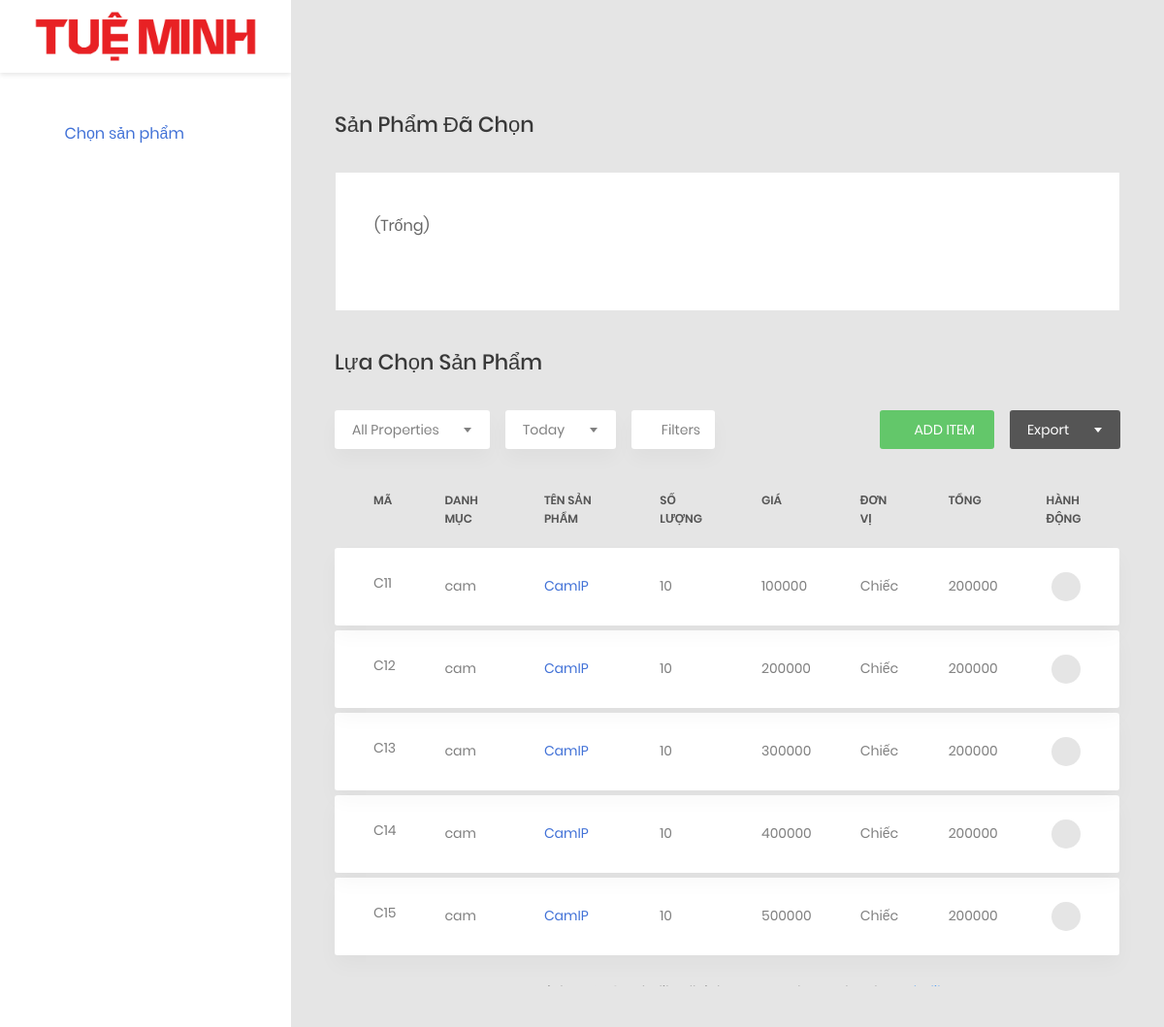
The page / on the database its author committed.
### tables this page shows
CREATE TABLE products(
	product_id int not null primary key auto_increment,
    category varchar(50),
    product_code varchar(50),
    name varchar(100),
    amount int default 0,
    price bigint,
    unit varchar(50),
    sum int
);

### app/core/Controller.php (called while the page is built, shortened)
<?php
class Controller {
    protected function model($model) {
        return new $model();
    }
    protected function view($view, $data = []) {
        require_once '../app/views/' . $view . '.php';
    }
}
?>

### app/controllers/Home.php (called while the page is built, shortened)
<?php
class Home extends Controller {
    public function index($param1= '', $param2= '', $param3= '') {
        $productModel = $this->model('ProductModel');
        $products = $productModel->all();
        $this->view('home/index', ['products' => $products]);
    }
}

### app/core/App.php (called while the page is built, shortened)
<?php
class App
{
    protected $method = 'index';
    public function __construct() {
        $url = $this->parseUrl();
        $this->controller = new $this->controller;
        $this->params = $url ? array_values($url) : [];
        call_user_func_array([$this->controller, $this->method], $this->params);
    }
}
?>

### public/index.php (called while the page is built, shortened)
<?php
$app = new App;
?>

### app/core/Database.php (called while the page is built)
<?php
class Database {
    private static $host = 'localhost';
    private static $db = 'tueminh';
    private static $user = 'root';
    private static $pw = '';
    private static function connect() {
        $pdo = new PDO('mysql:host=' . self::$host . ';dbname=' . self::$db .';charset=utf8', self::$user, self::$pw);
        $pdo->setAttribute(PDO::ATTR_DEFAULT_FETCH_MODE, PDO::FETCH_OBJ);
        $pdo->setAttribute(PDO::ATTR_EMULATE_PREPARES, false);
        return $pdo;
    }
    public static function query($query) {
        $stmt = self::connect()->prepare($query);
        $stmt->execute();
        $data = $stmt->fetchAll();
        return $data;
    }
}
?>

### app/models/ProductModel.php (called while the page is built)
<?php
class ProductModel {
    public function all () {
        $query = "SELECT * FROM products";
        return Database::query($query);
    }
}

### app/views/home/index.php (the view, shortened to what this page needs)
<!DOCTYPE html>
<html lang="en">
<head>
    <link href="css/font-face.css" rel="stylesheet" media="all">
    <link href="vendor/font-awesome-4.7/css/font-awesome.min.css" rel="stylesheet" media="all">
    <link href="vendor/font-awesome-5/css/fontawesome-all.min.css" rel="stylesheet" media="all">
    <link href="vendor/mdi-font/css/material-design-iconic-font.min.css" rel="stylesheet" media="all">
    <link href="vendor/bootstrap-4.1/bootstrap.min.css" rel="stylesheet" media="all">
    <link href="vendor/animsition/animsition.min.css" rel="stylesheet" media="all">
    <link href="vendor/bootstrap-progressbar/bootstrap-progressbar-3.3.4.min.css" rel="stylesheet" media="all">
    <link href="vendor/wow/animate.css" rel="stylesheet" media="all">
    <link href="vendor/css-hamburgers/hamburgers.min.css" rel="stylesheet" media="all">
    <link href="vendor/slick/slick.css" rel="stylesheet" media="all">
    <link href="vendor/select2/select2.min.css" rel="stylesheet" media="all">
    <link href="vendor/perfect-scrollbar/perfect-scrollbar.css" rel="stylesheet" media="all">
    <link rel="stylesheet" type="text/css" href="https://cdn.datatables.net/1.10.22/css/jquery.dataTables.css">
    <link href="css/theme.css" rel="stylesheet" media="all">
</head>
<body class="animsition">
<div class="page-wrapper">
    <aside class="menu-sidebar d-none d-lg-block">
        <div class="logo" style="border: none; background: transparent;">
            <a href="#">
                <img src="images/logo.jpg" alt="Cool Admin"/>
            </a>
        </div>
        <div class="menu-sidebar__content js-scrollbar1">
            <nav class="navbar-sidebar">
                <ul class="list-unstyled navbar__list">
                    <li class="active has-sub">
                        <a class="js-arrow" href="#">
                            <i class="fas fa-tachometer-alt"></i>Chọn sản phẩm</a>
                    </li>
                </ul>
            </nav>
        </div>
    </aside>
    <div class="page-container">
        <div class="main-content">
            <div class="section__content section__content--p30">
                <div class="container-fluid">
                    <div class="row">
                        <div class="col-md-12">
                            <h3 class="title-5 m-b-35">Sản phẩm đã chọn</h3>
                            <div class="task-progress" id="products-choose" data-index="0">(Trống)</div>
                        </div>
                    </div>
                    <div class="row">
                        <div class="col-md-12">
                            <h3 class="title-5 m-b-35">Lựa chọn sản phẩm</h3>
                            <div class="table-data__tool">
                                <div class="table-data__tool-left">
                                    <div class="rs-select2--light rs-select2--md">
                                    </div>
                                    <div class="rs-select2--light rs-select2--sm">
                                    </div>
                                    <button class="au-btn-filter">
                                        <i class="zmdi zmdi-filter-list"></i>filters
                                    </button>
                                </div>
                                <div class="table-data__tool-right">
                                    <button class="au-btn au-btn-icon au-btn--green au-btn--small">
                                        <i class="zmdi zmdi-plus"></i>add item
                                    </button>
                                    <div class="rs-select2--dark rs-select2--sm rs-select2--dark2">
                                    </div>
                                </div>
                            </div>
                            <div class="table-responsive table-responsive-data2">
                                <table class="table table-data2" id="product-table">
                                    <thead>
                                    <tr>
                                        <th>Mã</th>
                                        <th>Danh mục</th>
                                        <th>Tên sản phẩm</th>
                                        <th>Số lượng</th>
                                        <th>Giá</th>
                                        <th>Đơn vị</th>
                                        <th>Tổng</th>
                                        <th>Hành động</th>
                                    </tr>
                                    </thead>
                                    <tbody>
                                    <tr class="spacer"></tr>
                                    <?php
                                    if ($data['products']) {
                                        foreach ($data['products'] as $product)
                                            echo '
                                            <tr class="tr-shadow">
                                                <td>' . $product->product_code . '</td>
                                                <td>' . $product->category . '</td>
                                                <td class="desc">' . $product->name . '</td>
                                                <td>' . $product->amount . '</td>
                                                <td>' . $product->price . '</td>
                                                <td>' . $product->unit . '</td>
                                                <td>' . $product->sum . '</td>
                                                <td>
                                                    <div class="table-data-feature" style="justify-content: center;">
                                                        <button class="item btn-choose-product"
                                                            data-id= "' . $product->product_id . '"
                                                            data-toggle="tooltip" data-placement="top" title="Thêm vào hóa đơn"
                                                            data-name="' . $product->name . '"
                                                            data-price="' . $product->price . '"
                                                            data-code="' . $product->product_code . '"
                                                        >
                                                            <i class="zmdi zmdi-plus"></i>
                                                        </button>
                                                    </div>
                                                </td>
                                            </tr>
                                            <tr class="spacer"></tr>
                                           ';
                                    }
                                    ?>
                                    </tbody>
                                </table>
                            </div>
                        </div>
                    </div>
                    <div class="row">
                        <div class="col-md-12">
                            <div class="copyright">
                                <p>Copyright © 2018 Colorlib. All rights reserved. Template by <a
                                            href="https://colorlib.com">Colorlib</a>.</p>
                            </div>
                        </div>
                    </div>
                </div>
            </div>
        </div>
    </div>
</div>
</body>
</html>

### rows shown on the page
products: product_code "C11", category "cam", name "CamIP", amount "10", price "100000", unit "Chiếc", sum "200000"
products: product_code "C12", category "cam", name "CamIP", amount "10", price "200000", unit "Chiếc", sum "200000"
products: product_code "C13", category "cam", name "CamIP", amount "10", price "300000", unit "Chiếc", sum "200000"
products: product_code "C14", category "cam", name "CamIP", amount "10", price "400000", unit "Chiếc", sum "200000"
products: product_code "C15", category "cam", name "CamIP", amount "10", price "500000", unit "Chiếc", sum "200000"
